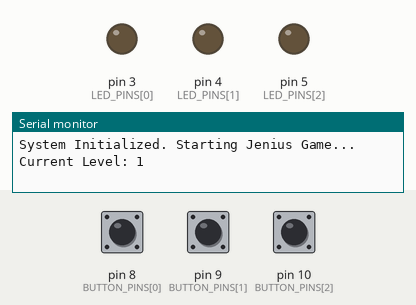
Simulated run of this sketch. Board: Arduino Uno, built with avr-gcc and run on an emulated ATmega328P. Shown: output pins drawn as LEDs (lit = HIGH), the last lines printed to the serial monitor. The inputs (shaded band) are chosen by the test bench; at power-on: pin 10 (BUTTON_PINS[2]) HIGH, pin 8 (BUTTON_PINS[0]) HIGH, pin 9 (BUTTON_PINS[1]) HIGH. Random numbers use the default seed unless the sketch sets one. At 6.8 s the program stops and its outputs stay as they are.

Above: at 2.0 s.
2.1 s: pin 10 (BUTTON_PINS[2]) pulled LOW for 0.15 s
At 4.0 s:
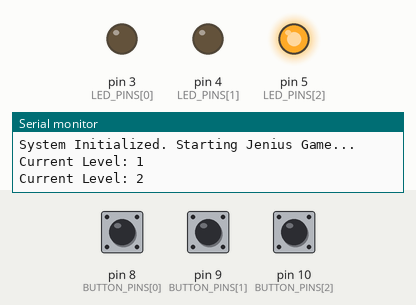
At 5.0 s:
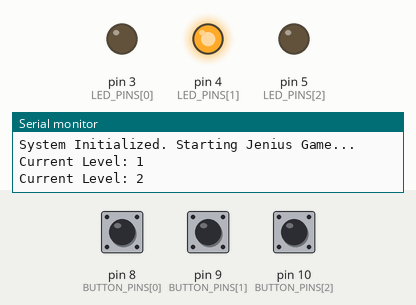
5.2 s: pin 8 (BUTTON_PINS[0]) pulled LOW for 1 s
At 5.7 s:
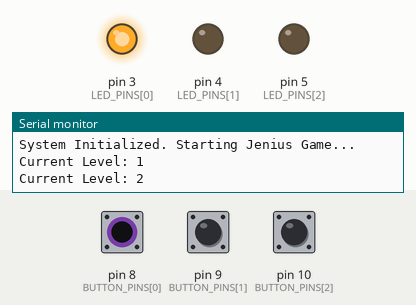
Timing chart, 0 to 8.2 s (numbered marks = the images above; inputs shaded):
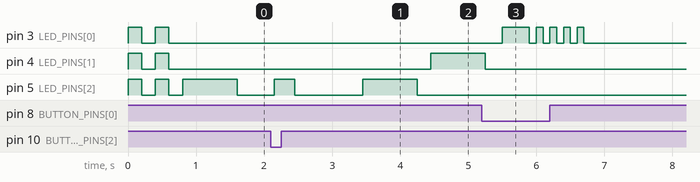

The sketch:

simon-memory-game.ino
```cpp
// (licence header left out)
/* -------------------------------
   HARDWARE CONFIGURATION
--------------------------------*/

// Using uint8_t to optimize memory usage (8-bit vs 16-bit int)
const uint8_t LED_PINS[] = {3, 4, 5};
const uint8_t BUTTON_PINS[] = {8, 9, 10};

#define NUM_ELEMENTS 3
#define MAX_SEQUENCE 10

// Timing Constants (ms)
const unsigned int T_STAY_ON    = 800;
const unsigned int T_GAP        = 200;
const unsigned int T_DEBOUNCE   = 50;  // Standard debounce time

/* -------------------------------
   GAME STATE VARIABLES
--------------------------------*/

uint8_t gameSequence[MAX_SEQUENCE];
uint8_t currentRound = 0;

/* -------------------------------
   CORE FUNCTIONS
--------------------------------*/

void setup() {
    Serial.begin(9600);

    // Initialize Hardware
    for (uint8_t i = 0; i < NUM_ELEMENTS; i++) {
        pinMode(LED_PINS[i], OUTPUT);
        pinMode(BUTTON_PINS[i], INPUT_PULLUP);
    }

    // Seed entropy using floating analog input
    randomSeed(analogRead(0));

    Serial.println(F("System Initialized. Starting Jenius Game..."));

    startAnimation();
    generateFullSequence();
}

void loop() {
    currentRound++;

    // Win Condition
    if (currentRound > MAX_SEQUENCE) {
        triggerVictory();
        while (true);
    }

    Serial.print(F("Current Level: "));
    Serial.println(currentRound);

    displaySequence();

    // Check Player Performance
    if (!processPlayerInput()) {
        triggerGameOver();
        while (true);
    }

    delay(1000); // Inter-round pause
}

/* -------------------------------
   LOGIC IMPLEMENTATION
--------------------------------*/

/**
 * Pre-generates the entire sequence to ensure deterministic
 * memory allocation during the game.
 */
void generateFullSequence() {
    for (uint8_t i = 0; i < MAX_SEQUENCE; i++) {
        gameSequence[i] = random(0, NUM_ELEMENTS);
    }
}

/**
 * Plays the sequence up to the current round level.
 */
void displaySequence() {
    for (uint8_t i = 0; i < currentRound; i++) {
        uint8_t colorIdx = gameSequence[i];
        executeBlink(colorIdx, T_STAY_ON);
        delay(T_GAP);
    }
}

/**
 * Handles blocking input and basic debounce logic.
 * @return The index of the pressed button.
 */
int captureButtonPress() {
    while (true) {
        for (uint8_t i = 0; i < NUM_ELEMENTS; i++) {
            if (digitalRead(BUTTON_PINS[i]) == LOW) {
                delay(T_DEBOUNCE); // Simple software debounce
                executeBlink(i, 300); // Visual feedback for the press
                return i;
            }
        }
    }
}

/**
 * Validates player sequence against the stored game sequence.
 */
bool processPlayerInput() {
    for (uint8_t i = 0; i < currentRound; i++) {
        int userSelection = captureButtonPress();

        if (userSelection != gameSequence[i]) {
            return false;
        }
    }
    return true;
}

/* -------------------------------
   VISUAL FEEDBACK (UI)
--------------------------------*/

void executeBlink(uint8_t index, unsigned int duration) {
    digitalWrite(LED_PINS[index], HIGH);
    delay(duration);
    digitalWrite(LED_PINS[index], LOW);
}

void startAnimation() {
    for (uint8_t i = 0; i < 2; i++) {
        for (uint8_t j = 0; j < NUM_ELEMENTS; j++) digitalWrite(LED_PINS[j], HIGH);
        delay(200);
        for (uint8_t j = 0; j < NUM_ELEMENTS; j++) digitalWrite(LED_PINS[j], LOW);
        delay(200);
    }
}

void triggerVictory() {
    Serial.println(F("Status: Victory!"));
    // Rapid cycling for victory
    for (uint8_t i = 0; i < 20; i++) {
        digitalWrite(LED_PINS[i % NUM_ELEMENTS], HIGH);
        delay(50);
        digitalWrite(LED_PINS[i % NUM_ELEMENTS], LOW);
    }
}

void triggerGameOver() {
    Serial.println(F("Status: Game Over."));
    // Red-only blink (assuming LED 0 is Red)
    for (uint8_t i = 0; i < 5; i++) {
        digitalWrite(LED_PINS[0], HIGH);
        delay(100);
        digitalWrite(LED_PINS[0], LOW);
        delay(100);
    }
}
```

Measured:
- after the input at 2.1 s, pin 4 (LED_PINS[1]): LOW → HIGH after 2.4 s; pin 5 (LED_PINS[2]): LOW → HIGH after 0.05 s, → LOW 0.30 s later, → HIGH 1.0 s later, → LOW 0.80 s later
- after the input at 5.2 s, pin 3 (LED_PINS[0]): LOW → HIGH after 0.30 s, then repeats every 0.20 s: LOW 0.10 s, HIGH 0.10 s, until it stays LOW from 6.7 s
